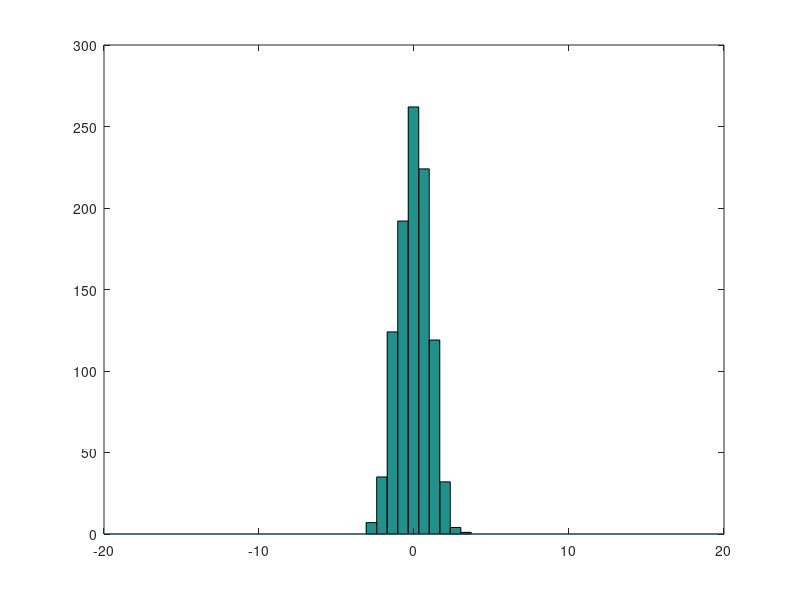

MATLAB code to generate this figure:
y=randn(1000,1);
hist(y); hold on
%%
miu =0;
sigma=1;
x = -20:20;
%%pi = 3.14;
f= (1/sqrt(2*(pi)*(sigma).*(sigma)))*exp((-((x-miu).*(x-miu)))/(2*((sigma).*(sigma)))) ;
plot(x,f); hold off;
%%Normalization can be done by deviding their sume or deviding by their
%%area.